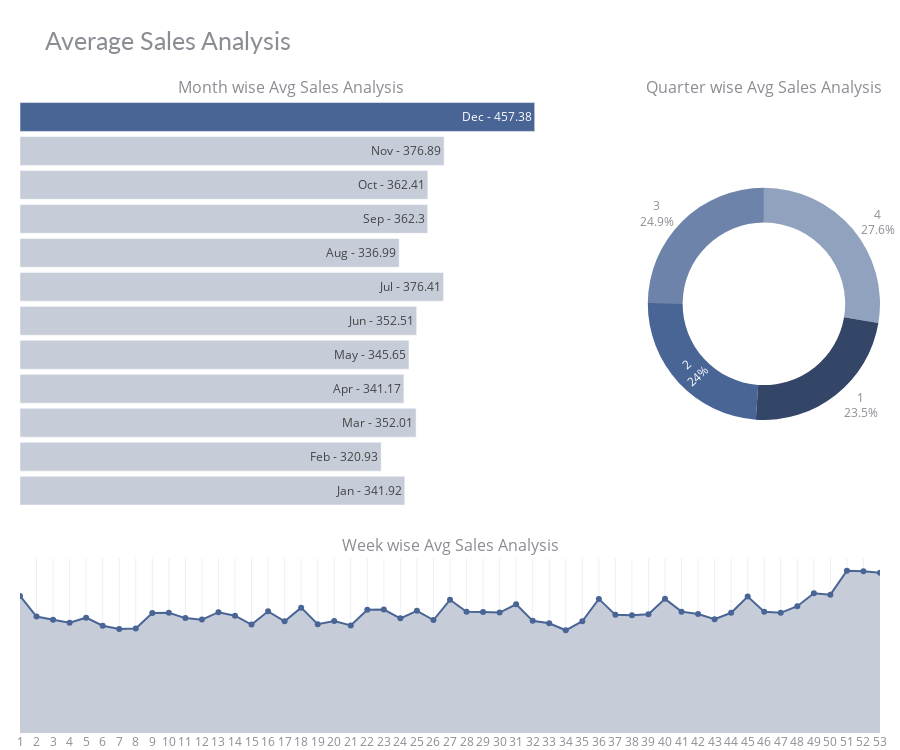

This figure's notebook cell:
### Code cell
# Average Sales Analysis: Time Series
# data
df_m_sa = df_train1.groupby('month').agg({"sales" : "mean"}).reset_index()
df_m_sa['sales'] = round(df_m_sa['sales'],2)
df_m_sa['month_text'] = df_m_sa['month'].apply(lambda x: calendar.month_abbr[x])
df_m_sa['text'] = df_m_sa['month_text'] + ' - ' + df_m_sa['sales'].astype(str) 

df_w_sa = df_train1.groupby('week').agg({"sales" : "mean"}).reset_index() 
df_q_sa = df_train1.groupby('quarter').agg({"sales" : "mean"}).reset_index() 
# chart color
df_m_sa['color'] = '#496595'
df_m_sa['color'][:-1] = '#c6ccd8'
df_w_sa['color'] = '#c6ccd8'

# chart
fig = make_subplots(rows=2, cols=2, vertical_spacing=0.08,
                    row_heights=[0.7, 0.3], 
                    specs=[[{"type": "bar"}, {"type": "pie"}],
                           [{"colspan": 2}, None]],
                    column_widths=[0.7, 0.3],
                    subplot_titles=("Month wise Avg Sales Analysis", "Quarter wise Avg Sales Analysis", 
                                    "Week wise Avg Sales Analysis"))

fig.add_trace(go.Bar(x=df_m_sa['sales'], y=df_m_sa['month'], marker=dict(color= df_m_sa['color']),
                     text=df_m_sa['text'],textposition='auto',
                     name='Month', orientation='h'), 
                     row=1, col=1)
fig.add_trace(go.Pie(values=df_q_sa['sales'], labels=df_q_sa['quarter'], name='Quarter',
                     marker=dict(colors=['#334668','#496595','#6D83AA','#91A2BF','#C8D0DF']), hole=0.7,
                     hoverinfo='label+percent+value', textinfo='label+percent'), 
                     row=1, col=2)
fig.add_trace(go.Scatter(x=df_w_sa['week'], y=df_w_sa['sales'], mode='lines+markers', fill='tozeroy', fillcolor='#c6ccd8',
                     marker=dict(color= '#496595'), name='Week'), 
                     row=2, col=1)

# styling
fig.update_yaxes(visible=False, row=1, col=1)
fig.update_xaxes(visible=False, row=1, col=1)
fig.update_xaxes(tickmode = 'array', tickvals=df_w_sa.week, ticktext=[i for i in range(1,53)], 
                 row=2, col=1)
fig.update_yaxes(visible=False, row=2, col=1)
fig.update_layout(height=750, bargap=0.15,
                  margin=dict(b=0,r=20,l=20), 
                  title_text="Average Sales Analysis",
                  template="plotly_white",
                  title_font=dict(size=25, color='#8a8d93', family="Lato, sans-serif"),
                  font=dict(color='#8a8d93'),
                  hoverlabel=dict(bgcolor="#f2f2f2", font_size=13, font_family="Lato, sans-serif"),
                  showlegend=False)
fig.show()

### Figure 1 — Plotly figure (JSON) as saved in the notebook; plotly's stock layout.template omitted (floating-point values rounded to 4 significant figures)
{"data": [{"marker": {"color": ["#c6ccd8", "#c6ccd8", "#c6ccd8", "#c6ccd8", "#c6ccd8", "#c6ccd8", "#c6ccd8", "#c6ccd8", "#c6ccd8", "#c6ccd8", "#c6ccd8", "#496595"]}, "name": "Month", "orientation": "h", "text": ["Jan - 341.92", "Feb - 320.93", "Mar - 352.01", "Apr - 341.17", "May - 345.65", "Jun - 352.51", "Jul - 376.41", "Aug - 336.99", "Sep - 362.3", "Oct - 362.41", "Nov - 376.89", "Dec - 457.38"], "textposition": "auto", "type": "bar", "x": [341.9, 320.9, 352.0, 341.2, 345.6, 352.5, 376.4, 337.0, 362.3, 362.4, 376.9, 457.4], "xaxis": "x", "y": [1, 2, 3, 4, 5, 6, 7, 8, 9, 10, 11, 12], "yaxis": "y"}, {"domain": {"x": [0.73, 1], "y": [0.356, 1]}, "hole": 0.7, "hoverinfo": "label+percent+value", "labels": [1, 2, 3, 4], "marker": {"colors": ["#334668", "#496595", "#6D83AA", "#91A2BF", "#C8D0DF"]}, "name": "Quarter", "textinfo": "label+percent", "type": "pie", "values": [338.8, 346.5, 359.3, 399.2]}, {"fill": "tozeroy", "fillcolor": "#c6ccd8", "marker": {"color": "#496595"}, "mode": "lines+markers", "name": "Week", "type": "scatter", "x": [1, 2, 3, 4, 5, 6, 7, 8, 9, 10, 11, 12, 13, 14, 15, 16, 17, 18, 19, 20, 21, 22, 23, 24, 25, 26, 27, 28, 29, 30, 31, 32, 33, 34, 35, 36, 37, 38, 39, 40, 41, 42, 43, 44, 45, 46, 47, 48, 49, 50, 51, 52, 53], "xaxis": "x2", "y": [409.1, 347.5, 338.1, 329.2, 344.2, 320.1, 310.4, 311.9, 358.2, 358.6, 343.0, 338.4, 360.5, 350.2, 323.5, 363.1, 333.5, 374.1, 324.7, 334.4, 321.1, 367.7, 368.6, 342.2, 364.8, 337.2, 397.5, 362.0, 361.4, 359.6, 384.2, 334.7, 327.5, 306.6, 333.6, 400.3, 352.6, 351.5, 354.2, 400.3, 362.2, 354.9, 339.6, 358.8, 407.3, 361.6, 358.7, 378.6, 417.3, 412.9, 484.2, 482.9, 478.2], "yaxis": "y2"}], "layout": {"annotations": [{"font": {"size": 16}, "showarrow": false, "text": "Month wise Avg Sales Analysis", "x": 0.315, "xanchor": "center", "xref": "paper", "y": 1, "yanchor": "bottom", "yref": "paper"}, {"font": {"size": 16}, "showarrow": false, "text": "Quarter wise Avg Sales Analysis", "x": 0.865, "xanchor": "center", "xref": "paper", "y": 1, "yanchor": "bottom", "yref": "paper"}, {"font": {"size": 16}, "showarrow": false, "text": "Week wise Avg Sales Analysis", "x": 0.5, "xanchor": "center", "xref": "paper", "y": 0.276, "yanchor": "bottom", "yref": "paper"}], "bargap": 0.15, "font": {"color": "#8a8d93"}, "height": 750, "hoverlabel": {"bgcolor": "#f2f2f2", "font": {"family": "Lato, sans-serif", "size": 13}}, "margin": {"b": 0, "l": 20, "r": 20}, "showlegend": false, "title": {"font": {"color": "#8a8d93", "family": "Lato, sans-serif", "size": 25}, "text": "Average Sales Analysis"}, "xaxis": {"anchor": "y", "domain": [0, 0.63], "visible": false}, "xaxis2": {"anchor": "y2", "domain": [0, 1], "tickmode": "array", "ticktext": [1, 2, 3, 4, 5, 6, 7, 8, 9, 10, 11, 12, 13, 14, 15, 16, 17, 18, 19, 20, 21, 22, 23, 24, 25, 26, 27, 28, 29, 30, 31, 32, 33, 34, 35, 36, 37, 38, 39, 40, 41, 42, 43, 44, 45, 46, 47, 48, 49, 50, 51, 52], "tickvals": [1, 2, 3, 4, 5, 6, 7, 8, 9, 10, 11, 12, 13, 14, 15, 16, 17, 18, 19, 20, 21, 22, 23, 24, 25, 26, 27, 28, 29, 30, 31, 32, 33, 34, 35, 36, 37, 38, 39, 40, 41, 42, 43, 44, 45, 46, 47, 48, 49, 50, 51, 52, 53]}, "yaxis": {"anchor": "x", "domain": [0.356, 1], "visible": false}, "yaxis2": {"anchor": "x2", "domain": [0, 0.276], "visible": false}}}
